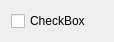
<?xml version="1.0" encoding="UTF-8"?>
<ui version="4.0">
 <class>bool_widget</class>
 <widget class="QWidget" name="bool_widget">
  <property name="geometry">
   <rect>
    <x>0</x>
    <y>0</y>
    <width>114</width>
    <height>42</height>
   </rect>
  </property>
  <property name="windowTitle">
   <string>Form</string>
  </property>
  <layout class="QHBoxLayout" name="horizontalLayout">
   <item>
    <widget class="QCheckBox" name="checkBox">
     <property name="text">
      <string>CheckBox</string>
     </property>
    </widget>
   </item>
  </layout>
 </widget>
 <resources/>
 <connections/>
</ui>
